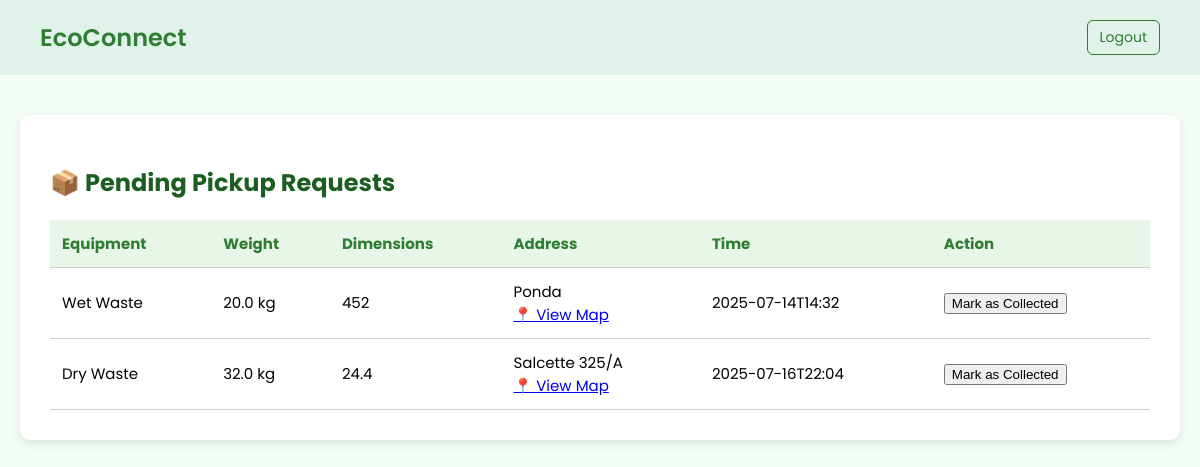
Screenshot of /collector-dashboard (signed in) with the database file from the repository.
### tables this page shows
CREATE TABLE pickups (
    id INTEGER PRIMARY KEY AUTOINCREMENT,
    user_id INTEGER NOT NULL,
    equipment TEXT NOT NULL,
    weight REAL NOT NULL,
    dimensions TEXT NOT NULL,
    address TEXT NOT NULL,
    pickup_time TEXT NOT NULL,
    status TEXT DEFAULT 'pending',
    timestamp DATETIME DEFAULT CURRENT_TIMESTAMP,
    FOREIGN KEY (user_id) REFERENCES users(id)
);

### app.py (the view)
@app.route('/collector-dashboard')
def collector_dashboard():
    if 'username' not in session:
        return redirect('/collector-login')
    conn = sqlite3.connect('pickups.db')
    conn.row_factory = sqlite3.Row
    cursor = conn.cursor()
    cursor.execute("SELECT address FROM users WHERE username = ?", (session['username'],))
    collector = cursor.fetchone()
    city_filter = collector['address'].split(',')[-1].strip() if collector else None
    if city_filter:
        cursor.execute('''
            SELECT id, equipment, weight, dimensions, address, pickup_time, status
            FROM pickups
            WHERE status = 'pending' AND address LIKE ?
            ORDER BY timestamp DESC
        ''', (f'%{city_filter}%',))
    else:
        cursor.execute('''
            SELECT id, equipment, weight, dimensions, address, pickup_time, status
            FROM pickups
            WHERE status = 'pending'
            ORDER BY timestamp DESC
        ''')
    pickups = cursor.fetchall()
    conn.close()
    return render_template('collector_dashboard.html', pickups=pickups)

### templates/collector_dashboard.html (shortened to what this page needs)
<!DOCTYPE html>
<html lang="en">
<head>
</head>
<body>
  <header>
    <div class="logo">EcoConnect</div>
    <div class="top-right">
      <a href="{{ url_for('logout') }}" class="logout-btn">Logout</a>
    </div>
  </header>
  <div class="container">
    <h2>📦 Pending Pickup Requests</h2>
    {% if pickups %}
    <table>
      <thead>
        <tr>
          <th>Equipment</th>
          <th>Weight</th>
          <th>Dimensions</th>
          <th>Address</th>
          <th>Time</th>
          <th>Action</th>
        </tr>
      </thead>
      <tbody>
        {% for pickup in pickups %}
        <tr>
          <td>{{ pickup.equipment }}</td>
          <td>{{ pickup.weight }} kg</td>
          <td>{{ pickup.dimensions }}</td>
          <td>
            {{ pickup.address }}<br>
            <a href="https://www.google.com/maps/search/?api=1&query={{ pickup.address | urlencode }}" target="_blank">📍 View Map</a>
          </td>
          <td>{{ pickup.pickup_time }}</td>
          <td>
            <form action="/mark-collected/{{ pickup.id }}" method="POST">
              <button type="submit" class="btn">Mark as Collected</button>
            </form>
          </td>
        </tr>
        {% endfor %}
      </tbody>
    </table>
    {% else %}
      <p class="no-data">No pending pickups found near you.</p>
    {% endif %}
  </div>
</body>
</html>

### templates/collector_dashboard.html (style rules this page uses)
body { font-family: 'Poppins', sans-serif; margin: 0; padding: 0; background-color: #f4fdf4; }
header { display: flex; justify-content: space-between; align-items: center; background-color: #e0f2e9; padding: 20px 40px; }
.logo { font-size: 24px; font-weight: 600; color: #2e7d32; }
.top-right { display: flex; align-items: center; gap: 20px; }
.logout-btn { font-size: 14px; text-decoration: none; color: #2e7d32; border: 1px solid #2e7d32; padding: 6px 12px; border-radius: 6px; transition: background-color 0.3s, color 0.3s; }
.container { max-width: 1100px; margin: 40px auto; background: #ffffff; padding: 30px; border-radius: 10px; box-shadow: 0 4px 10px rgba(0, 0, 0, 0.1); }
h2 { color: #1b5e20; margin-bottom: 20px; }
table { width: 100%; border-collapse: collapse; font-size: 15px; }
th, td { padding: 12px; border-bottom: 1px solid #ccc; text-align: left; }
th { background-color: #e8f5e9; color: #2e7d32; }

### rows the page displays
pickups: equipment "Wet Waste", weight "20.0", dimensions "452", address "Ponda", pickup_time "2025-07-14T14:32"
pickups: equipment "Dry Waste", weight "32.0", dimensions "24.4", address "Salcette 325/A", pickup_time "2025-07-16T22:04"
